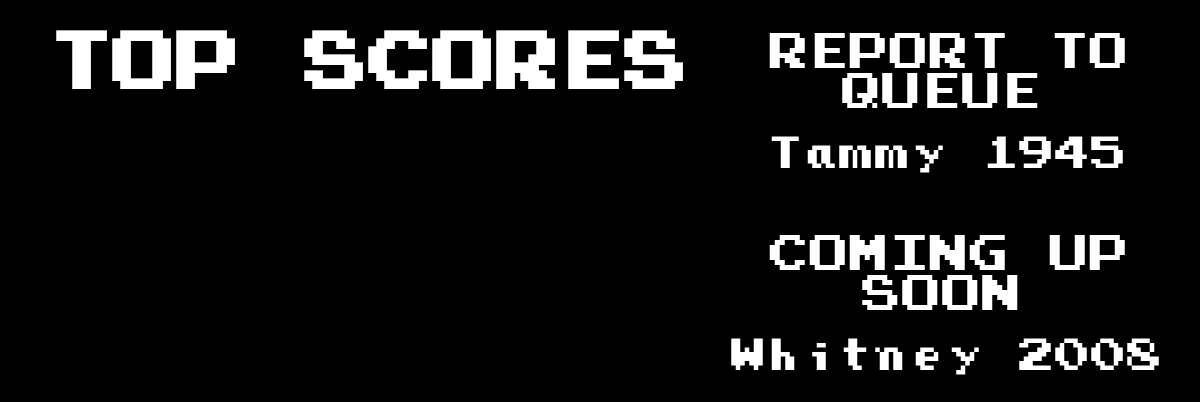
The app's page /public_queue, older data.
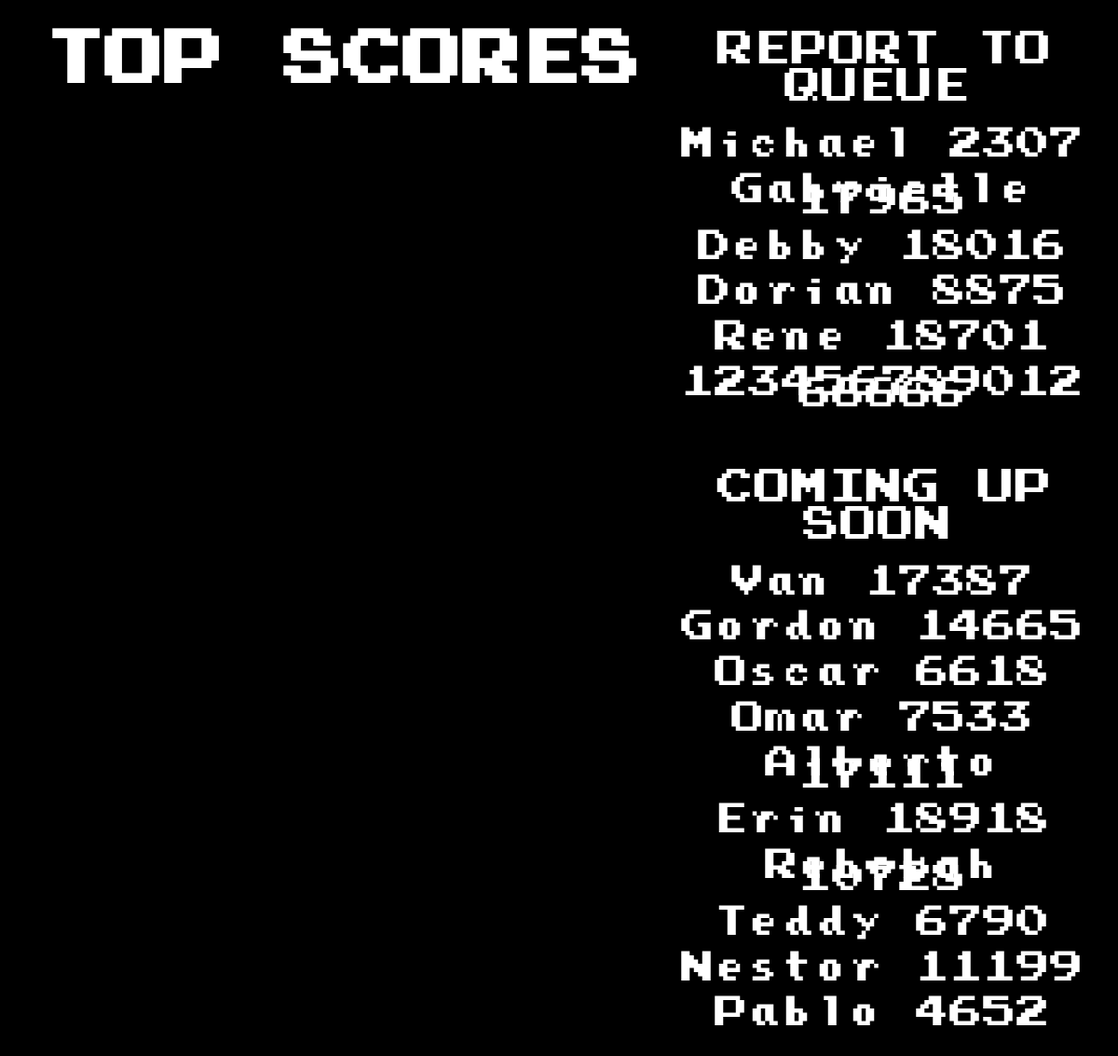
The same page, newer data.
### tables this page shows
CREATE TABLE players (
  ticket integer primary key autoincrement,
  queue integer default 9999999,
  name text not null,
  badgeid integer not null,
  status text default 'inactive',
  score integer default 0,
  updated datetime default (datetime('now','localtime'))
);

### main.py (the view)
@app.route('/public_queue')
def public_queue():
    db = get_db()
    playing = db.execute('SELECT name, badgeid FROM players where status="playing" ORDER BY queue').fetchall()
    queued = db.execute('SELECT name, badgeid FROM players where status="queued" ORDER BY queue').fetchall()
    called = db.execute('SELECT name, badgeid FROM players where status="called" ORDER BY updated').fetchall()
    soon = db.execute('SELECT name, badgeid FROM players where status="inactive" ORDER BY updated LIMIT 10').fetchall()
    print(soon)
    return render_template('scoreboard.html', playing=playing, queued=queued, called=called, soon=soon,NAMES_PER_ROW=NAMES_PER_ROW)

### main.py (called while the page is built)
def connect_db():
    con = sqlite3.connect(app.config['DATABASE'])
    return con

def get_db():
    if not hasattr(g, 'sqlite_db'):
        g.sqlite_db = connect_db()
    return g.sqlite_db

@app.teardown_appcontext
def teardown_db(exception):
    db = getattr(g, '_database', None)
    if db is not None:
        db.close()

### templates/scoreboard.html (shortened to what this page needs)
<html><head><title>CLAWQUEUE - Scoreboard</title>
</head>
<body>
<table id="bigtable"><tr><td id="scorecell">
<h1>TOP SCORES</h1>
</td><td id="calledcell">
<span class="banner">REPORT TO QUEUE</span><span class="playername">
{% for player in called %}
    {% if player[3] == 'late' or player[3] == 'warn' %}
        <p style="color:red" class="spacing">{{player [0]}} {{ player[1] }}</p>
    {% else %}
        <p class="spacing">{{player [0]}} {{ player[1] }}</p>
    {% endif %}
{% endfor %}
<br />
</span>
<span class="banner">COMING UP SOON</span><span class="playername">
{% for player in soon %}
    <p class="spacing">{{player [0]}} {{ player[1] }}</p>
{% endfor %}
</span>
</td></tr></table>
</body></html>

Row changes from the older to the newer data that the page shows:
no longer on this page (row edited): players: name "Tammy", badgeid "1945", shown under "TOP SCORES"
no longer on this page (row edited): players: name "Whitney", badgeid "2008"
added players: name "Michael", badgeid "2307", shown under "TOP SCORES"
added players: name "Gabrielle", badgeid "17965", shown under "TOP SCORES"
added players: name "Debby", badgeid "18016", shown under "TOP SCORES"
added players: name "Dorian", badgeid "8875", shown under "TOP SCORES"
added players: name "Rene", badgeid "18701", shown under "TOP SCORES"
added players: name "123456789012", badgeid "66666", shown under "TOP SCORES"
added players: name "Van", badgeid "17387"
added players: name "Gordon", badgeid "14665"
added players: name "Oscar", badgeid "6618"
added players: name "Omar", badgeid "7533"
added players: name "Alberto", badgeid "17111"
added players: name "Erin", badgeid "18918"
added players: name "Rebekah", badgeid "10728"
added players: name "Teddy", badgeid "6790"
added players: name "Nestor", badgeid "11199"
added players: name "Pablo", badgeid "4652"
